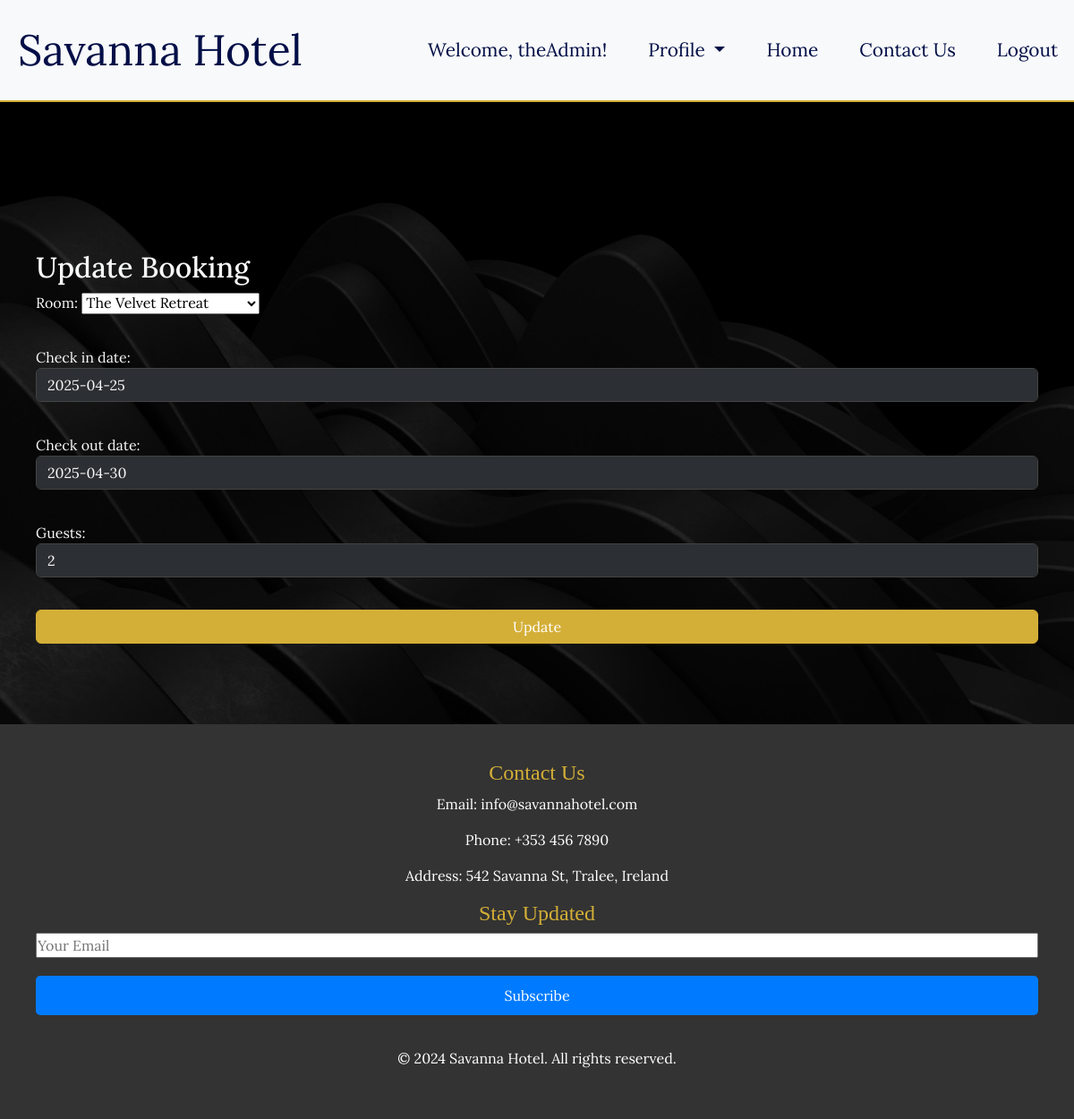
The page /update/37/ (signed in) on the database its author committed.
### hotel_booking/models.py (models this page shows, shortened)
class Booking(models.Model):
    name = models.CharField(max_length=255, default="Unknown User")
    email = models.EmailField(default='example@example.com')
    id = models.AutoField(primary_key=True)
    room = models.ForeignKey(Room, on_delete=models.CASCADE)
    check_in_date = models.DateField()
    check_out_date = models.DateField()
    guests = models.IntegerField(default=1)
    duration = models.IntegerField(default=1)
    total_cost = models.DecimalField(
        max_digits=10,
        decimal_places=2,
        default=Decimal('0.00'),
        null=False,
        blank=False
    )
    user = models.ForeignKey(User, on_delete=models.CASCADE, null=True, blank=True)
    CONFIRMED = 'Confirmed'
    PENDING = 'Pending'
    CANCELLED = 'Cancelled'
    STATUS_CHOICES = [
        (CONFIRMED, 'Confirmed'),
        (PENDING, 'Pending'),
        (CANCELLED, 'Cancelled'),
    ]
    status = models.CharField(
        max_length=20,
        choices=STATUS_CHOICES,
        default=PENDING
    )

### hotel_booking/views.py (the view)
# urls.py: path('update/<int:id>/', views.update_booking, name='update_booking'),
@login_required
def update_booking(request, id):
    booking = get_object_or_404(Booking, id=id)
    if request.method == 'POST':
        form = BookingUpdateForm(request.POST, instance=booking)
        if form.is_valid():
            check_in = form.cleaned_data['check_in_date']
            check_out = form.cleaned_data['check_out_date']
            duration = (check_out - check_in).days
            total_cost = booking.room.price * duration
            booking = form.save(commit=False)
            booking.total_cost = total_cost
            booking.save()
            return redirect('accounts:my_bookings')
    else:
        form = BookingUpdateForm(instance=booking)
    return render(request, 'hotel_booking/booking_form.html', {'form': form, 'booking': booking})

### hotel_booking/forms.py
class BookingUpdateForm(forms.ModelForm):
    class Meta:
        model = Booking
        fields = ['room', 'check_in_date', 'check_out_date', 'guests']

### hotel_booking/models.py (called while the page is built)
    def __str__(self):
        return self.name

### hotel_booking/templates/hotel_booking/booking_form.html (shortened to what this page needs)
{% extends 'base_generic.html' %}
{% block content %}
<div class="container">
  <h2>Update Booking</h2>
  <form method="POST">
      {{ form.as_p }}
      <button type="submit" class="btn btn-primary">Update</button>
  </form>
</div>
{% endblock %}

### hotel_booking/templates/base_generic.html (shortened to what this page needs)
{% load static %}
<!DOCTYPE html>
<html lang="en">
  <head>
    <link
      href="https://cdn.jsdelivr.net/npm/bootstrap@5.3.3/dist/css/bootstrap.min.css"
      rel="stylesheet"
    />
    <link
      rel="stylesheet"
      href="https://cdnjs.cloudflare.com/ajax/libs/font-awesome/5.15.4/css/all.min.css"
    />
    <link rel="stylesheet" href="{% static 'css/styles.css' %}" />
  </head>
  <body>
    <nav class="navbar navbar-expand-lg navbar-light bg-light">
      <a class="navbar-brand" href="#">Savanna Hotel</a>
      <div class="collapse navbar-collapse" id="navbarNav">
        <ul class="navbar-nav ms-auto">
          {% if user.is_authenticated %}
          <li class="nav-item">
            <span class="nav-link">Welcome, {{ user.username }}!</span>
          </li>
          <li class="nav-item dropdown">
            <a class="nav-link dropdown-toggle" href="#" id="navbarDropdown" role="button" data-bs-toggle="dropdown" aria-expanded="false">
              Profile
            </a>
          </li>
          <li class="nav-item">
            <a class="nav-link" href="{% url 'hotel_booking:index' %}">Home</a>
          </li>
          <li class="nav-item">
            <a class="nav-link" href="#contact">Contact Us</a>
          </li>
          <li>
            <form action="{% url 'hotel_booking:logout' %}" method="post">
              <button type="submit" class="nav-link">
                Logout
              </button>
            </form>
          </li>
          {% endif %}
        </ul>
      </div>
    </nav>
    <div class="container mt-4">{% block content %} {% endblock %}</div>
    <footer>
      <div class="footer-content">
        <div class="footer-contact" id="contact">
          <h4>Contact Us</h4>
          <p>Email: info@savannahotel.com</p>
          <p>Phone: +353 456 7890</p>
          <p>Address: 542 Savanna St, Tralee, Ireland</p>
        </div>
        <div class="footer-subscribe">
          <h4>Stay Updated</h4>
          <form action="/subscribe" method="POST">
            <input
              type="email"
              name="email"
              placeholder="Your Email"
              required
            />
            <button type="submit">Subscribe</button>
          </form>
        </div>
        <div class="footer-social">
        </div>
      </div>
      <p>&copy; 2024 Savanna Hotel. All rights reserved.</p>
    </footer>
  </body>
</html>

### static/css/styles.css (style rules this page uses)
* { margin: 0; padding: 0; box-sizing: border-box; }
body { background-color: #0a0a0a; background-image: url('/static/images/wallpaper1.jpg'); background-attachment: fixed; background-repeat: no-repeat; background-size: cover; color: #f8f9fa; font-family: 'Lora', serif; margin-top: 80px; }
.container h2 { padding-top: 110px; }
html { scroll-behavior: smooth; }
.navbar { background-color: rgba(0, 0, 0, 0.6); border-bottom: 2px solid #d4af37; position: fixed; width: 100%; top: 0; left: 0; z-index: 1000; }
.navbar a { color: #fff; padding: 12px 20px; }
.navbar-nav { display: flex; justify-content: flex-start; gap: 20px; }
.navbar-brand { color: #010e47 !important; font-family: 'Lora', serif; font-size: 3rem; }
.navbar-nav .nav-link { color: #010e47 !important; font-size: 1.3rem; padding: 10px 20px; margin-right: 10px; transition: all 0.3s ease; }
.navbar-nav { margin-left: -20px; }
.btn { background-color: #d4af37; border-color: #d4af37; color: #fff; transition: background-color 0.3s ease; }
.container.mt-4 { margin-bottom: 50px; }
form { display: flex; flex-direction: column; gap: 20px; }
button { background-color: #007bff; color: white; padding: 10px; border: none; border-radius: 5px; cursor: pointer; }
footer { position: relative; bottom: 0; width: 100%; background-color: #333; color: white; padding: 20px; text-align: center; }
footer h4 { font-family: 'Merriweather', serif; color: #d4af37; }
a { color: #d4af37; }
.form-control { background-color: #2c2f33; color: #f8f9fa; border: 1px solid #444; }
.container { margin-top: 50px; padding: 20px; }
@media (min-width: 992px) { .container { max-width: 1200px; } }
@media (min-width: 992px) { footer { padding: 40px; } }

### rows shown on the page
Booking: room "The Velvet Retreat", check_in_date "2025-04-25", check_out_date "2025-04-30", guests "2"

### other values the page prints
{{ user.username }} "theAdmin"
